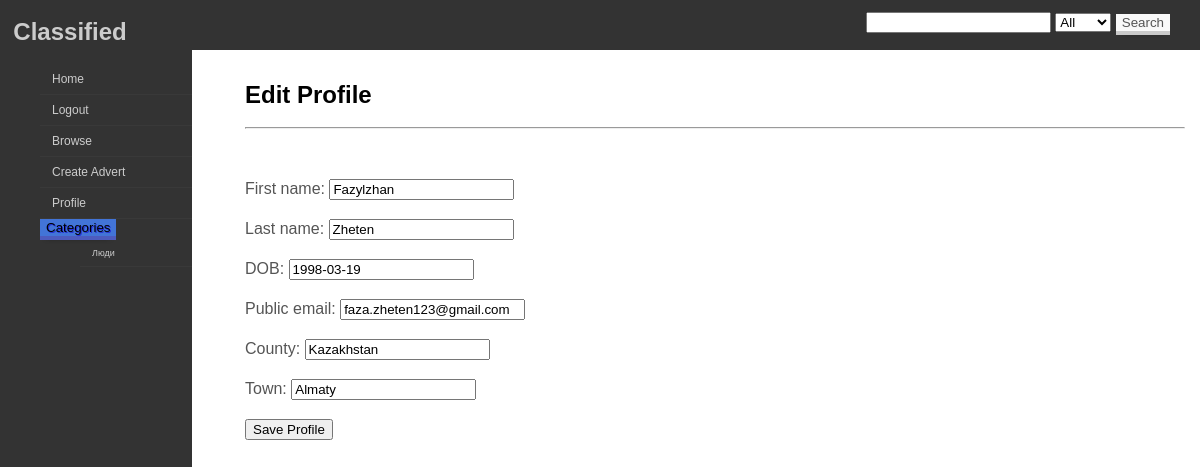
/accounts/edit_profile/ (signed in), run on the app's committed database.
### accounts/models.py (models this page shows)
class Profile(models.Model):
    user = models.ForeignKey(User, on_delete=models.CASCADE)
    first_name = models.CharField(max_length=20, null=True)
    last_name = models.CharField(max_length=20, null=True)
    DOB = models.DateField(null=True)
    public_email = models.EmailField(null=True)
    county = models.CharField(max_length=20, null=True)
    town = models.CharField(max_length=30, null=True)

### adverts/models.py (models this page shows, shortened)
class Category(models.Model):
    name = models.CharField(max_length=40)

### accounts/views.py (the view, shortened to what this page needs)
@login_required()
def edit_profile(request):
    content = {}
    content['categories'] = Category.objects.all()
    if Profile.objects.filter(user=request.user).exists():
        profModel = Profile.objects.get(user=request.user)
        content['proform'] = profileForm(instance=profModel)
    else:
        return HttpResponseRedirect('/accounts/create_profile/')
    return render(request, 'edit_profile.html', content)

### accounts/forms.py
class profileForm(forms.ModelForm):
    class Meta:
        model = Profile
        exclude = ['user']

### templates/edit_profile.html (shortened to what this page needs)
{% extends 'base.html' %}
{% block content %}
<h2>Edit Profile</h2>
<hr>
<br>
<form action="{% url 'accounts:edit_profile' %}" method="post">
    {{ proform.as_p }}
    <input type="submit" value="Save Profile">
</form>
{% endblock %}

### templates/base.html (shortened to what this page needs)
<!DOCTYPE html>
{% load static %}
<html xmlns="http://www.w3.org/1999/html">
<head>
    <link rel="stylesheet" type="text/css" href="{% static 'classified/css/simple.css' %}"/>
    <link rel="stylesheet" type="text/css" href="{% static 'classified/css/sidebar.css' %}"/>
    <link rel="stylesheet" type="text/css" href="{% static 'classified/css/buttons.css' %}"/>
</head>
<body>
<main>
    <div class="innertube"><br><br>
        {% block content %}
        {% endblock %}
    </div>
</main>
<div class="header">
    <a href="https://github.com/ThriceGood/classified-django">
        <h2 style="color:#ccc;float:left;">&nbsp Classified</h2>
    </a>
    <div style="float:right;padding: 10px 30px 5px 5px;">
        <form method="post" action="{% url 'adverts:search' %}">
            <input name="query" type="search">
            <select name="category">
                <option value="0">All</option>
            </select>
            <input type="submit" class="btn btn-default btn-pressure btn-sensitive" value="Search"/>
        </form>
    </div>
</div>
<div id='cssmenu'><br><br>
    <ul>
        <li><a href="{% url 'main:index' %}"><span>Home</span></a></li>
        {% if user.is_authenticated %}
            <li><a href="{% url 'accounts:logout' %}"><span>Logout</span></a></li>
        {% else %}
            <li><a href="{% url 'accounts:register' %}"><span>Register</span></a></li>
            <li><a href="{% url 'accounts:login' %}"><span>Login</span></a></li>
        {% endif %}
        <li><a href="{% url 'adverts:list' 0 %}"><span>Browse</span></a></li>
        {% if user.is_authenticated %}
            <li><a href="{% url 'adverts:create' %}"><span>Create Advert</span></a></li>
            <li><a href="{% url 'accounts:view_profile' %}"><span>Profile</span></a></li>
        {% endif %}
        <li>
            <div class="dropdown">
                <button class="btn btn-primary dropdown-toggle" type="button" data-toggle="dropdown">Categories
                    </button>
                <ul class="dropdown-menu" id="dropdown">
                    {% for category_item in categories %}
                        <li><a href="{% url 'adverts:list' category_item.id %}">{{ category_item.name }}</a></li>
                    {% endfor %}
                </ul>
            </div>
        </li>
    </ul>
</div>
</body>
</html>

### static/classified/css/simple.css (style rules this page uses)
body { margin: 0; padding: 0; overflow: hidden; height: 100%; max-height: 100%; font-family:Sans-serif; line-height: 1.5em; }
main { position: fixed; top: 0; left: 230px; right: 0; bottom: 0; overflow: auto; background: #fff; }
.innertube { margin: 15px; }
p { color: #555; }
.header { width:100%; position:fixed; top:0px; height:50px; background:#333; margin:0px auto; }

### static/classified/css/sidebar.css (style rules this page uses)
#cssmenu { background: #333; list-style: none; margin: 0; padding: 0; width: 12em; height: 1000px; }
#cssmenu li { font: 75% "Lucida Sans Unicode", "Bitstream Vera Sans", "Trebuchet Unicode MS", "Lucida Grande", Verdana, Helvetica, sans-serif; margin: 0; padding: 0; list-style: none; }
#cssmenu a { background: #333; border-bottom: 1px solid #393939; color: #ccc; display: block; margin: 0; padding: 8px 12px; text-decoration: none; font-weight: normal; }

### static/classified/css/buttons.css (style rules this page uses)
.btn { border-radius: 0; border: 0; border-bottom: 4px solid #CCCCCC; margin:0; -webkit-box-shadow: 0 5px 5px -6px rgba(0,0,0,.3); -moz-box-shadow: 0 5px 5px -6px rgba(0,0,0,.3); box-shadow: 0 5px 5px -6px rgba(0,0,0,.3); }
.btn-default { color: #555; background-color: #f9f9f9; border-color: #cacaca; text-shadow: 1px 1px 0 #f5f5f5; }
.btn-primary { background-color: #4274d7; border-color: #4d5bbe; text-shadow: 1px 1px 0 #232bd5; }
.btn-pressure { position: relative; margin-bottom: 0; }

### data on the page
Profile: first_name "Fazylzhan", last_name "Zheten", DOB "1998-03-19", public_email "faza.zheten123@gmail.com", county "Kazakhstan", town "Almaty"
Category: name "Люди"
